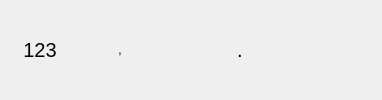
    <widget class="QFrame" name="bottomFrame">
     <property name="sizePolicy">
      <sizepolicy hsizetype="Preferred" vsizetype="Preferred">
       <horstretch>0</horstretch>
       <verstretch>1</verstretch>
      </sizepolicy>
     </property>
     <layout class="QHBoxLayout" name="horizontalLayout_5">
      <property name="spacing">
       <number>0</number>
      </property>
      <property name="leftMargin">
       <number>0</number>
      </property>
      <property name="topMargin">
       <number>0</number>
      </property>
      <property name="rightMargin">
       <number>0</number>
      </property>
      <property name="bottomMargin">
       <number>0</number>
      </property>
      <item>
       <widget class="QPushButton" name="changeButton">
        <property name="sizePolicy">
         <sizepolicy hsizetype="Minimum" vsizetype="Preferred">
          <horstretch>1</horstretch>
          <verstretch>0</verstretch>
         </sizepolicy>
        </property>
        <property name="font">
         <font>
          <pointsize>15</pointsize>
         </font>
        </property>
        <property name="text">
         <string>123</string>
        </property>
        <property name="flat">
         <bool>true</bool>
        </property>
       </widget>
      </item>
      <item>
       <widget class="KeyButton" name="commaButton">
        <property name="sizePolicy">
         <sizepolicy hsizetype="Minimum" vsizetype="Preferred">
          <horstretch>1</horstretch>
          <verstretch>0</verstretch>
         </sizepolicy>
        </property>
        <property name="text">
         <string>,</string>
        </property>
        <property name="flat">
         <bool>true</bool>
        </property>
       </widget>
      </item>
      <item>
       <widget class="KeyButton" name="spaceButton">
        <property name="sizePolicy">
         <sizepolicy hsizetype="Preferred" vsizetype="Preferred">
          <horstretch>15</horstretch>
          <verstretch>0</verstretch>
         </sizepolicy>
        </property>
        <property name="text">
         <string/>
        </property>
        <property name="flat">
         <bool>true</bool>
        </property>
       </widget>
      </item>
      <item>
       <widget class="KeyButton" name="periodButton">
        <property name="sizePolicy">
         <sizepolicy hsizetype="Minimum" vsizetype="Preferred">
          <horstretch>1</horstretch>
          <verstretch>0</verstretch>
         </sizepolicy>
        </property>
        <property name="font">
         <font>
          <pointsize>15</pointsize>
         </font>
        </property>
        <property name="text">
         <string>.</string>
        </property>
        <property name="flat">
         <bool>true</bool>
        </property>
       </widget>
      </item>
      <item>
       <widget class="QPushButton" name="hideKeyboard">
        <property name="sizePolicy">
         <sizepolicy hsizetype="Minimum" vsizetype="Expanding">
          <horstretch>1</horstretch>
          <verstretch>0</verstretch>
         </sizepolicy>
        </property>
        <property name="text">
         <string/>
        </property>
        <property name="icon">
         <iconset theme="go-down">
          <normaloff>.</normaloff>.</iconset>
        </property>
        <property name="flat">
         <bool>true</bool>
        </property>
       </widget>
      </item>
      <item>
       <widget class="KeyButton" name="returnButton">
        <property name="sizePolicy">
         <sizepolicy hsizetype="Minimum" vsizetype="Preferred">
          <horstretch>1</horstretch>
          <verstretch>0</verstretch>
         </sizepolicy>
        </property>
        <property name="font">
         <font>
          <pointsize>15</pointsize>
         </font>
        </property>
        <property name="text">
         <string/>
        </property>
        <property name="icon">
         <iconset theme="key-enter">
          <normaloff>.</normaloff>.</iconset>
        </property>
        <property name="flat">
         <bool>true</bool>
        </property>
       </widget>
      </item>
     </layout>
    </widget>
